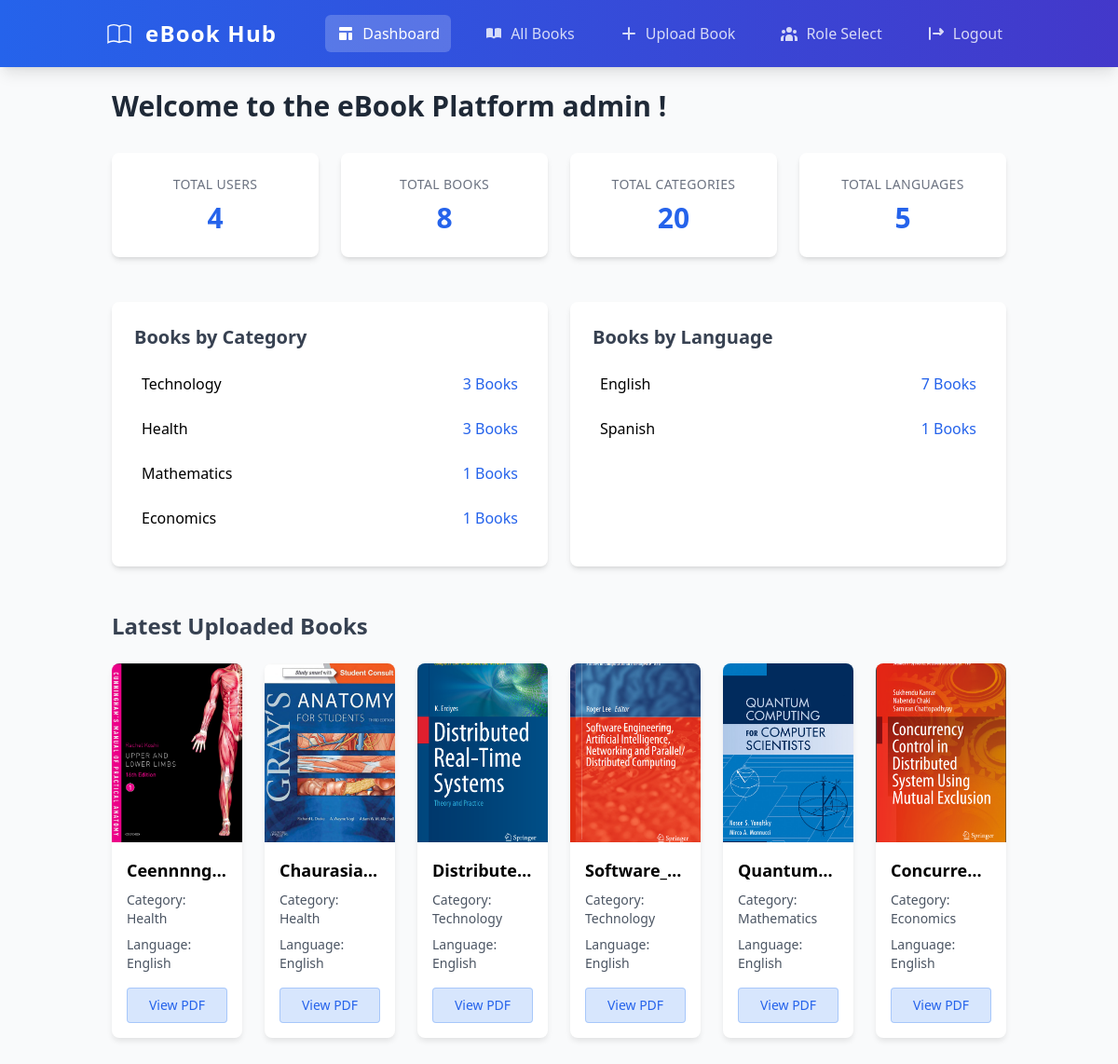
Screenshot of /index.php (signed in) with the database file from the repository.
### tables this page shows
CREATE TABLE `users` (
  `id` int(11) NOT NULL,
  `name` varchar(100) DEFAULT NULL,
  `email` varchar(100) DEFAULT NULL,
  `password` varchar(255) DEFAULT NULL,
  `created_at` timestamp NOT NULL DEFAULT current_timestamp(),
  `role` enum('admin','user') DEFAULT 'user'
);

CREATE TABLE `books` (
  `book_id` int(11) NOT NULL,
  `title` varchar(255) NOT NULL,
  `category_id` int(11) NOT NULL,
  `language_id` int(11) NOT NULL,
  `pdf_file` varchar(255) NOT NULL,
  `cover_image` varchar(255) NOT NULL,
  `upload_date` timestamp NOT NULL DEFAULT current_timestamp()
);

CREATE TABLE `categories` (
  `category_id` int(11) NOT NULL,
  `category_name` varchar(255) NOT NULL
);

CREATE TABLE `languages` (
  `language_id` int(11) NOT NULL,
  `language_name` varchar(255) NOT NULL
);

### index.php (the view, shortened to what this page needs)
<?php
include 'db.php';
include 'Navigation.php';
$userId = $_SESSION['user_id'];
$stmt = $pdo->prepare("SELECT name, email, role FROM users WHERE id = ?");
$stmt->execute([$userId]);
$user = $stmt->fetch(PDO::FETCH_ASSOC);
$username = $user['name'];
$categories = $pdo->query("SELECT * FROM categories")->fetchAll(PDO::FETCH_ASSOC);
$languages = $pdo->query("SELECT * FROM languages")->fetchAll(PDO::FETCH_ASSOC);
$totalCounts = [
    'users' => $pdo->query("SELECT COUNT(*) FROM users")->fetchColumn(),
    'books' => $pdo->query("SELECT COUNT(*) FROM books")->fetchColumn(),
    'categories' => $pdo->query("SELECT COUNT(*) FROM categories")->fetchColumn(),
    'languages' => $pdo->query("SELECT COUNT(*) FROM languages")->fetchColumn()
];
$latestBooks = $pdo->query("SELECT
    b.*,
    c.category_name,
    l.language_name
FROM books b
JOIN categories c ON b.category_id = c.category_id
JOIN languages l ON b.language_id = l.language_id
ORDER BY b.book_id DESC
LIMIT 6")->fetchAll(PDO::FETCH_ASSOC);
$categoryCounts = $pdo->query("SELECT category_id, COUNT(*) as count FROM books GROUP BY category_id")->fetchAll(PDO::FETCH_ASSOC);
$languageCounts = $pdo->query("SELECT language_id, COUNT(*) as count FROM books GROUP BY language_id")->fetchAll(PDO::FETCH_ASSOC);
?>
<!DOCTYPE html>
<html lang="en">
<head>
    <script src="https://cdn.tailwindcss.com"></script>
</head>
<body class="bg-gray-50 font-sans">
    <div class="container mx-auto px-8 py-24">
        <h2 class="text-3xl font-bold mb-8 text-gray-800">Welcome to the eBook Platform <?= htmlspecialchars($username) ?> ! </h2>
        <div class="grid grid-cols-2 lg:grid-cols-4 gap-6 mb-12">
            <?php
            $statsData = [
                'Total Users' => $totalCounts['users'],
                'Total Books' => $totalCounts['books'],
                'Total Categories' => $totalCounts['categories'],
                'Total Languages' => $totalCounts['languages']
            ];
            foreach ($statsData as $label => $value): ?>
                <div class="bg-white p-6 rounded-lg shadow-md text-center">
                    <h3 class="text-sm uppercase tracking-wide text-gray-500 mb-2"><?= htmlspecialchars($label) ?></h3>
                    <p class="text-3xl font-bold text-blue-600"><?= htmlspecialchars($value) ?></p>
                </div>
            <?php endforeach; ?>
        </div>
        <div class="grid grid-cols-1 md:grid-cols-2 gap-6 mb-12">
            <div class="bg-white p-6 rounded-lg shadow-md">
                <h3 class="text-xl font-semibold mb-4 text-gray-700">Books by Category</h3>
                <ul>
                    <?php foreach ($categoryCounts as $categoryCount): ?>
                        <li class="flex justify-between mb-2 p-2 hover:bg-blue-50 rounded">
                            <span><?= htmlspecialchars($categories[$categoryCount['category_id'] - 1]['category_name']) ?></span>
                            <span class="text-blue-600"><?= $categoryCount['count'] ?> Books</span>
                        </li>
                    <?php endforeach; ?>
                </ul>
            </div>
            <div class="bg-white p-6 rounded-lg shadow-md">
                <h3 class="text-xl font-semibold mb-4 text-gray-700">Books by Language</h3>
                <ul>
                    <?php foreach ($languageCounts as $languageCount): ?>
                        <li class="flex justify-between mb-2 p-2 hover:bg-blue-50 rounded">
                            <span><?= htmlspecialchars($languages[$languageCount['language_id'] - 1]['language_name']) ?></span>
                            <span class="text-blue-600"><?= $languageCount['count'] ?> Books</span>
                        </li>
                    <?php endforeach; ?>
                </ul>
            </div>
        </div>
<h2 class="text-2xl font-semibold mb-6 text-gray-700">Latest Uploaded Books</h2>
<div class="grid grid-cols-6 gap-6">
    <?php  foreach ($latestBooks as $book): ?>
        <div class="book-card bg-white rounded-lg overflow-hidden shadow-md">
            <div class="flex flex-col h-full">
                <img class="w-full h-48 object-cover"
                     src="uploads/<?= htmlspecialchars($book['cover_image']) ?>"
                     alt="<?= htmlspecialchars($book['title']) ?> Cover">
                <div class="p-4 flex flex-col justify-between flex-grow">
                    <div>
                        <h5 class="text-lg font-bold mb-2 truncate"><?= htmlspecialchars($book['title']) ?></h5>
                        <p class="text-sm text-gray-600 mb-2">
                            Category: <?= htmlspecialchars($book['category_name']) ?>
                        </p>
                        <p class="text-sm text-gray-600 mb-2">
                            Language: <?= htmlspecialchars($book['language_name']) ?>
                        </p>
                    </div>
                    <button class="view-book-btn btn-transparent w-full py-2 rounded text-sm mt-2"
                            data-pdf-file="<?= htmlspecialchars($book['pdf_file']) ?>">
                        View PDF
                    </button>
                </div>
            </div>
        </div>
    <?php endforeach; ?>
</div>
</body>
</html>

### Navigation.php (shortened to what this page needs)
<?php
$currentPage = basename($_SERVER['PHP_SELF']);
?>
<nav class="fixed top-0 left-0 w-full z-50 bg-gradient-to-r from-blue-600 to-indigo-700 shadow-lg">
    <div class="container mx-auto px-6 py-4 flex justify-between items-center">
        <a href="index.php" class="flex items-center space-x-3 group">
            <span class="text-2xl font-semibold text-white tracking-wider group-hover:text-gray-200 transition">eBook Hub</span>
        </a>
        <ul class="flex space-x-6 items-center">
            <li>
                <a href="index.php" class="<?php echo ($currentPage == 'index.php') ? 'text-white bg-white/20' : 'text-white/80 hover:text-white hover:bg-white/10' ?> px-3 py-2 rounded-md transition-all duration-300 flex items-center space-x-2">
                    <svg xmlns="http://www.w3.org/2000/svg" class="h-5 w-5" viewBox="0 0 20 20" fill="currentColor">
                        <path d="M3 4a1 1 0 011-1h12a1 1 0 011 1v2a1 1 0 01-1 1H4a1 1 0 01-1-1V4zM3 10a1 1 0 011-1h6a1 1 0 011 1v6a1 1 0 01-1 1H4a1 1 0 01-1-1v-6zM14 9a1 1 0 00-1 1v6a1 1 0 001 1h2a1 1 0 001-1v-6a1 1 0 00-1-1h-2z" />
                    </svg>
                    <span>Dashboard</span>
                </a>
            </li>
            <li>
                <a href="Allbooks.php" class="<?php echo ($currentPage == 'Allbooks.php') ? 'text-white bg-white/20' : 'text-white/80 hover:text-white hover:bg-white/10' ?> px-3 py-2 rounded-md transition-all duration-300 flex items-center space-x-2">
                    <span>All Books</span>
                </a>
            </li>
            <?php if (isset($_SESSION['user_role'])): ?>
                <?php if ($_SESSION['user_role'] === 'admin'): ?>
                    <li>
                        <a href="Bookupload.php" class="<?php echo ($currentPage == 'Bookupload.php') ? 'text-white bg-white/20' : 'text-white/80 hover:text-white hover:bg-white/10' ?> px-3 py-2 rounded-md transition-all duration-300 flex items-center space-x-2">
                            <svg xmlns="http://www.w3.org/2000/svg" class="h-5 w-5" viewBox="0 0 20 20" fill="currentColor">
                                <path fillRule="evenodd" d="M10 3a1 1 0 011 1v5h5a1 1 0 110 2h-5v5a1 1 0 11-2 0v-5H4a1 1 0 110-2h5V4a1 1 0 011-1z" clipRule="evenodd" />
                            </svg>
                            <span>Upload Book</span>
                        </a>
                    </li>
                    <li>
                        <a href="roleselect.php" class="<?php echo ($currentPage == 'roleselect.php') ? 'text-white bg-white/20' : 'text-white/80 hover:text-white hover:bg-white/10' ?> px-3 py-2 rounded-md transition-all duration-300 flex items-center space-x-2">
                            <span>Role Select</span>
                        </a>
                    </li>
                <?php endif; ?>
                <li>
                    <a href="logout.php" class="text-white/80 hover:text-red-300 px-3 py-2 rounded-md transition-all duration-300 flex items-center space-x-2">
                        <span>Logout</span>
                    </a>
                </li>
            <?php endif; ?>
        </ul>
    </div>
</nav>

### index.php (style rules this page uses)
.book-card { transition: all 0.3s ease; box-shadow: 0 4px 6px -1px rgba(0, 0, 0, 0.1); }
.btn-transparent { background-color: rgba(59, 130, 246, 0.2); color: #2563eb; border: 1px solid rgba(59, 130, 246, 0.3); transition: all 0.3s ease; }

### rows the page displays
users: name "admin"
books: cover_image (picture), title "Ceennnng…", category.category_name "Health", language.language_name "English"
books: cover_image (picture), title "Chaurasia…", category.category_name "Health", language.language_name "English"
books: cover_image (picture), title "Distribute…", category.category_name "Technology", language.language_name "English"
books: cover_image (picture), title "Software_…", category.category_name "Technology", language.language_name "English"
books: cover_image (picture), title "Quantum…", category.category_name "Mathematics", language.language_name "English"
books: cover_image (picture), title "Concurre…", category.category_name "Economics", language.language_name "English"

### other values shown
$label "TOTAL USERS"
$value "4"
$label "TOTAL BOOKS"
$value "8"
$label "TOTAL CATEGORIES"
$value "20"
$label "TOTAL LANGUAGES"
$value "5"
$categories[$categoryCount['category_id'] - 1]['category_name'] "Technology"
$categoryCount['count'] "3"
$categories[$categoryCount['category_id'] - 1]['category_name'] "Health"
$categories[$categoryCount['category_id'] - 1]['category_name'] "Mathematics"
$categoryCount['count'] "1"
$categories[$categoryCount['category_id'] - 1]['category_name'] "Economics"
$languages[$languageCount['language_id'] - 1]['language_name'] "English"
